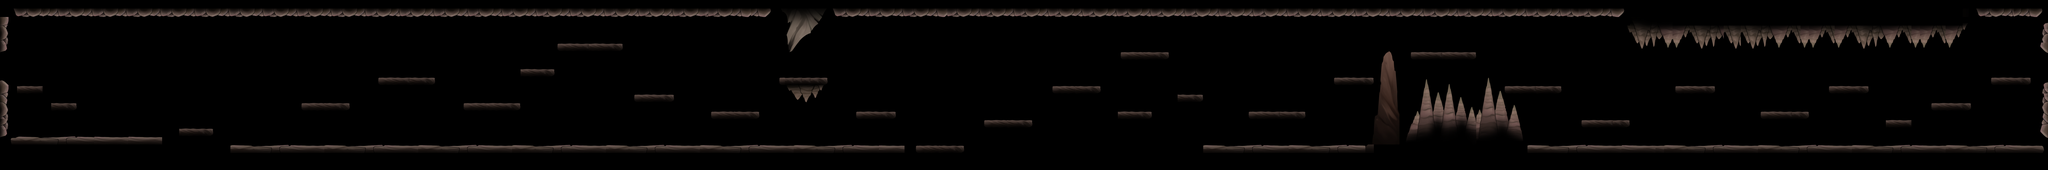

Rendered tile map (Tiled .tmx) drawn with the repository's tilesets; below, a short description and the map source with its tile grids summarised:
An orthogonal 240x20 tile map with 64x64 px tiles, 1 tile layer (Struttura), 6 tilesets and 116 objects (96x solido, 9x Crawlid, 5x Tiktik, 5x Vengefly, start).

<map version="1.10" tiledversion="1.12.1" orientation="orthogonal" renderorder="right-down" width="240" height="20" tilewidth="64" tileheight="64" infinite="0" nextlayerid="4" nextobjectid="135">
 <tileset firstgid="1" name="Cave_Floor" tilewidth="64" tileheight="64" tilecount="1024" columns="32">
  <image source="Cave_-_Floor.png" width="2048" height="2048" />
 </tileset>
 <tileset firstgid="1025" name="Cave_Platforms" tilewidth="64" tileheight="64" tilecount="256" columns="16">
  <image source="Cave_-_Platforms.png" width="1024" height="1024" />
 </tileset>
 <tileset firstgid="1281" name="Cave_RockCombinations" tilewidth="64" tileheight="64" tilecount="1024" columns="32">
  <image source="Cave_-_RockCombinations1.png" width="2048" height="2048" />
 </tileset>
 <tileset firstgid="2305" name="Cave_SmallRocks" tilewidth="64" tileheight="64" tilecount="1024" columns="32">
  <image source="Cave_-_SmallRocks.png" width="2048" height="2048" />
 </tileset>
 <tileset firstgid="3329" name="Cave_BigRocks" tilewidth="64" tileheight="64" tilecount="512" columns="32">
  <image source="Cave_-_BigRocks1.png" width="2048" height="1024" />
 </tileset>
 <tileset firstgid="3841" name="Square_Black" tilewidth="64" tileheight="64" tilecount="64" columns="8">
  <image source="Square_-_Black.jpg" width="512" height="512" />
 </tileset>
 <layer id="1" name="Struttura" width="240" height="20">
  <data>[4800 cells, 1684 non-empty, 302 distinct tile ids]</data>
 </layer>
 <objectgroup id="2" name="Oggetti">
  <object id="1" name="start" x="1.42109e-14" y="538.667" width="64" height="64">
   <properties>
    <property name="name" value="start" />
   </properties>
  </object>
  <object id="2" name="Crawlid" x="640" y="960" width="64" height="64">
   <properties>
    <property name="name" value="Crawlid" />
   </properties>
  </object>
  <object id="3" name="Crawlid" x="2240" y="1024" width="64" height="64">
   <properties>
    <property name="name" value="Crawlid" />
   </properties>
  </object>
  <object id="4" name="Crawlid" x="3840" y="1024" width="64" height="64">
   <properties>
    <property name="name" value="Crawlid" />
   </properties>
  </object>
  <object id="5" name="Crawlid" x="5760" y="1024" width="64" height="64">
   <properties>
    <property name="name" value="Crawlid" />
   </properties>
  </object>
  <object id="6" name="Crawlid" x="7680" y="1024" width="64" height="64">
   <properties>
    <property name="name" value="Crawlid" />
   </properties>
  </object>
  <object id="7" name="Crawlid" x="10046.7" y="1022.67" width="64" height="64">
   <properties>
    <property name="name" value="Crawlid" />
   </properties>
  </object>
  <object id="8" name="Crawlid" x="12480" y="1024" width="64" height="64">
   <properties>
    <property name="name" value="Crawlid" />
   </properties>
  </object>
  <object id="9" name="Crawlid" x="13760" y="1024" width="64" height="64">
   <properties>
    <property name="name" value="Crawlid" />
   </properties>
  </object>
  <object id="10" name="Crawlid" x="15040" y="1024" width="64" height="64">
   <properties>
    <property name="name" value="Crawlid" />
   </properties>
  </object>
  <object id="11" name="Tiktik" x="960" y="64" width="64" height="64">
   <properties>
    <property name="name" value="Tiktik" />
   </properties>
  </object>
  <object id="12" name="Tiktik" x="3840" y="64" width="64" height="64">
   <properties>
    <property name="name" value="Tiktik" />
   </properties>
  </object>
  <object id="13" name="Tiktik" x="7680" y="64" width="64" height="64">
   <properties>
    <property name="name" value="Tiktik" />
   </properties>
  </object>
  <object id="14" name="Tiktik" x="11840" y="256" width="64" height="64">
   <properties>
    <property name="name" value="Tiktik" />
   </properties>
  </object>
  <object id="15" name="Tiktik" x="14400" y="64" width="64" height="64">
   <properties>
    <property name="name" value="Tiktik" />
   </properties>
  </object>
  <object id="16" name="Vengefly" x="3200" y="256" width="64" height="64">
   <properties>
    <property name="name" value="Vengefly" />
   </properties>
  </object>
  <object id="17" name="Vengefly" x="6400" y="448" width="64" height="64">
   <properties>
    <property name="name" value="Vengefly" />
   </properties>
  </object>
  <object id="18" name="Vengefly" x="8320" y="256" width="64" height="64">
   <properties>
    <property name="name" value="Vengefly" />
   </properties>
  </object>
  <object id="19" name="Vengefly" x="10880" y="256" width="64" height="64">
   <properties>
    <property name="name" value="Vengefly" />
   </properties>
  </object>
  <object id="20" name="Vengefly" x="13440" y="512" width="64" height="64">
   <properties>
    <property name="name" value="Vengefly" />
   </properties>
  </object>
  <object id="21" name="solido" x="0" y="0" width="15360" height="64">
   <properties>
    <property name="name" value="solido" />
   </properties>
  </object>
  <object id="22" name="solido" x="0" y="64" width="64" height="64">
   <properties>
    <property name="name" value="solido" />
   </properties>
  </object>
  <object id="23" name="solido" x="64" y="64" width="15232" height="64">
   <properties>
    <property name="name" value="solido" />
   </properties>
  </object>
  <object id="24" name="solido" x="15296" y="64" width="64" height="64">
   <properties>
    <property name="name" value="solido" />
   </properties>
  </object>
  <object id="25" name="solido" x="0" y="128" width="64" height="64">
   <properties>
    <property name="name" value="solido" />
   </properties>
  </object>
  <object id="26" name="solido" x="5897.33" y="128" width="278.667" height="64">
   <properties>
    <property name="name" value="solido" />
   </properties>
  </object>
  <object id="27" name="solido" x="12190" y="128" width="2586" height="64">
   <properties>
    <property name="name" value="solido" />
   </properties>
  </object>
  <object id="28" name="solido" x="15296" y="128" width="64" height="64">
   <properties>
    <property name="name" value="solido" />
   </properties>
  </object>
  <object id="29" name="solido" x="0" y="192" width="64" height="64">
   <properties>
    <property name="name" value="solido" />
   </properties>
  </object>
  <object id="30" name="solido" x="5893.33" y="192" width="234.667" height="64">
   <properties>
    <property name="name" value="solido" />
   </properties>
  </object>
  <object id="31" name="solido" x="12192" y="192" width="2566" height="64">
   <properties>
    <property name="name" value="solido" />
   </properties>
  </object>
  <object id="32" name="solido" x="15296" y="192" width="64" height="64">
   <properties>
    <property name="name" value="solido" />
   </properties>
  </object>
  <object id="33" name="solido" x="0" y="256" width="64" height="64">
   <properties>
    <property name="name" value="solido" />
   </properties>
  </object>
  <object id="34" name="solido" x="5893.67" y="256" width="186.333" height="64">
   <properties>
    <property name="name" value="solido" />
   </properties>
  </object>
  <object id="35" name="solido" x="12224" y="256" width="2484" height="118">
   <properties>
    <property name="name" value="solido" />
   </properties>
  </object>
  <object id="36" name="solido" x="15296" y="256" width="64" height="64">
   <properties>
    <property name="name" value="solido" />
   </properties>
  </object>
  <object id="37" name="solido" x="0" y="320" width="64" height="76">
   <properties>
    <property name="name" value="solido" />
   </properties>
  </object>
  <object id="38" name="solido" x="5898.67" y="320" width="97.3333" height="77.6667">
   <properties>
    <property name="name" value="solido" />
   </properties>
  </object>
  </objectgroup>
</map>
<!-- 78 of 116 objects omitted -->
